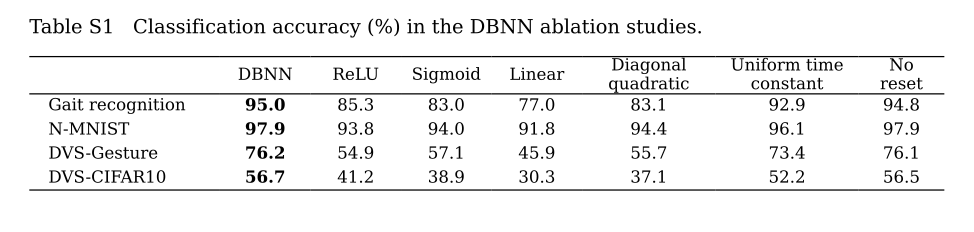

Source code (Python):
import csv
import os
from decimal import Decimal, ROUND_HALF_UP
from pathlib import Path
import matplotlib
matplotlib.use("Agg")
import matplotlib.pyplot as plt

import numpy as np
import torch
from torch import nn
import torch.nn.functional as F


class FixedBilinear(nn.Module):
    def __init__(self):
        super().__init__()
        self.weight = nn.Parameter(torch.empty(1, 500, 500), requires_grad=False)
        self.register_buffer("bias", torch.empty(1))


class FixedCore(nn.Module):
    def __init__(self, variant, dt):
        super().__init__()
        self.variant = variant
        self.dt = float(dt)
        for name in ("tau_rise", "tau_decay", "omega"):
            self.register_parameter(name, nn.Parameter(torch.empty(500), requires_grad=False))
        for name in ("v_th", "reset_amp", "tau_reset"):
            self.register_parameter(name, nn.Parameter(torch.empty(()), requires_grad=False))
        self.bilinear = FixedBilinear()
        if variant in ("relu", "sigmoid", "linear", "diagonal_quadratic"):
            self.nonlinear_weight = nn.Parameter(torch.empty(500), requires_grad=False)
            self.nonlinear_bias = nn.Parameter(torch.empty(()), requires_grad=False)
            self.nonlinear_scale = nn.Parameter(torch.empty(()), requires_grad=False)
            self.diagonal_quadratic_weight = nn.Parameter(torch.empty(500), requires_grad=False)

    def forward(self, inputs):
        steps = inputs.shape[-1]
        lag = (torch.arange(steps, dtype=inputs.dtype, device=inputs.device) * self.dt - 0.5).clamp_min(0)
        kernels = self.omega[:, None] * (1.0 - torch.exp(-lag / self.tau_rise[:, None])) * torch.exp(-lag / self.tau_decay[:, None])
        size = 1 << (2 * steps - 2).bit_length()
        filtered = torch.fft.irfft(torch.fft.rfft(inputs, n=size, dim=-1) * torch.fft.rfft(kernels, n=size, dim=-1)[None], n=size, dim=-1)[..., :steps].transpose(1, 2)
        drive = filtered.sum(dim=-1) + self.bilinear.bias
        if self.variant in ("dbnn", "uniform_tau", "no_reset"):
            weight = self.bilinear.weight[0].to(filtered.dtype)
            weight = weight - torch.diag_embed(weight.diagonal())
            drive = drive + torch.einsum("bti,ij,btj->bt", filtered, weight, filtered)
        elif self.variant == "diagonal_quadratic":
            drive = drive + (filtered.square() * self.diagonal_quadratic_weight).sum(dim=-1)
        elif self.variant in ("relu", "sigmoid"):
            projection = (filtered * self.nonlinear_weight).sum(dim=-1) + self.nonlinear_bias
            drive = drive + self.nonlinear_scale * (F.relu(projection) if self.variant == "relu" else torch.sigmoid(projection))
        elif self.variant != "linear":
            raise ValueError(self.variant)
        if self.variant == "no_reset" or bool(torch.all(drive < self.v_th)):
            return drive
        alpha = torch.exp(-torch.tensor(self.dt, dtype=drive.dtype, device=drive.device) / self.tau_reset.abs().clamp_min(1e-4))
        reset = torch.zeros(inputs.shape[0], device=inputs.device, dtype=inputs.dtype)
        values = []
        for step in range(steps):
            voltage = drive[:, step] + reset
            spike = (voltage >= self.v_th).to(voltage.dtype)
            reset = alpha * reset - self.reset_amp.abs() * spike
            values.append(voltage)
        return torch.stack(values, dim=-1)


class LocalEncoder(nn.Module):
    def __init__(self, dataset):
        super().__init__()
        self.dataset = dataset
        self.feature_maps = 8
        self.convolutions = nn.Sequential(nn.Conv2d(2, 96, 3, padding=1, groups=2), nn.GELU(), nn.Conv2d(96, 128, 3, padding=1, groups=2), nn.GELU(), nn.Conv2d(128, 16, 1, groups=2))
        self.node_mix_logits = nn.Parameter(torch.empty(2, 250, 8))
        self.log_input_gain = nn.Parameter(torch.empty(2))
        self.register_buffer("synapse_to_node", torch.empty(500, dtype=torch.int64))

    def forward(self, inputs):
        batch, steps = inputs.shape[:2]
        if self.dataset == "gait_recognition":
            frames = inputs.float().reshape(batch * steps, 1, 48, 30) / 255.0
            frames = F.adaptive_avg_pool2d(frames, (16, 16)).repeat(1, 2, 1, 1)
        else:
            frames = inputs.float().reshape(batch * steps, 2, 7, 7)[:, [1, 0]]
        frames = torch.sigmoid(self.convolutions(frames))
        if frames.shape[-2:] != (16, 16):
            frames = F.interpolate(frames, size=(16, 16), mode="bilinear", align_corners=False)
        frames = frames.reshape(batch * steps, 2, self.feature_maps, 256)[..., :250]
        weights = self.node_mix_logits.softmax(dim=-1)
        nodes = torch.einsum("bpkm,pmk->bpm", frames, weights)
        gains = self.log_input_gain.exp().clamp(1e-7, 0.2)
        nodes = (nodes * gains[None, :, None]).reshape(batch, steps, 500)
        return nodes[:, :, self.synapse_to_node].transpose(1, 2)


class LocalDBNN(nn.Module):
    def __init__(self, dataset, variant="dbnn"):
        super().__init__()
        self.dataset = dataset
        self.phases = 20 if dataset == "gait_recognition" else 49
        self.front = LocalEncoder(dataset)
        dt = 2.0 if dataset == "gait_recognition" else 1.0 if dataset == "dvs_gesture" else 10.0
        self.core = FixedCore(variant, dt)
        output_steps = 1000 if dataset == "gait_recognition" else 980
        classes = 11 if dataset == "dvs_gesture" else 10
        self.classifier = nn.Linear(output_steps, classes)
        self.logit_gain = nn.Parameter(torch.empty(()))

    def features_before_classifier(self, inputs):
        encoded = self.front(inputs)
        node_phase = torch.div(torch.arange(250, device=encoded.device) * self.phases, 250, rounding_mode="floor").repeat(2)
        synapse_phase = node_phase[self.front.synapse_to_node]
        phase_mask = F.one_hot(synapse_phase, num_classes=self.phases).to(encoded.dtype)
        encoded = (encoded.unsqueeze(-1) * phase_mask[None, :, None, :]).reshape(encoded.shape[0], 500, -1)
        if encoded.shape[-1] != self.classifier.in_features:
            encoded = F.interpolate(encoded, size=self.classifier.in_features, mode="linear", align_corners=False)
        trace = self.core(encoded)
        return (trace - self.core.bilinear.bias) / 0.3

    def forward(self, inputs):
        return self.classifier(self.features_before_classifier(inputs)) * self.logit_gain




SCRIPT_DIR = Path(__file__).resolve().parent
ROOT = Path(__file__).resolve().parents[3]
DATA = ROOT / "nc_final_data/TableS1/TableS1"
SOURCE = ROOT / "nc_final_source_data/TableS1/TableS1"
DATASETS = ("gait_recognition", "nmnist", "dvs_gesture", "dvs_cifar10")
DATASET_LABELS = ("Gait recognition", "N-MNIST", "DVS-Gesture", "DVS-CIFAR10")
VARIANTS = ("dbnn", "relu", "sigmoid", "linear", "diagonal_quadratic", "uniform_tau", "no_reset")
VARIANT_LABELS = ("DBNN", "ReLU", "Sigmoid", "Linear", "Diagonal\nquadratic", "Uniform time\nconstant", "No\nreset")


def draw_table(strings):
    plt.rcParams.update({"font.family": "DejaVu Serif"})
    fig, ax = plt.subplots(figsize=(12.3, 2.75))
    ax.set_axis_off()
    ax.text(0.02, 0.96, "Table S1   Classification accuracy (%) in the DBNN ablation studies.", transform=ax.transAxes, fontsize=14, va="top")
    cells = [[label, *row] for label, row in zip(DATASET_LABELS, strings)]
    table = ax.table(cellText=cells, colLabels=["", *VARIANT_LABELS], cellLoc="center", colWidths=[0.20, 0.095, 0.095, 0.095, 0.095, 0.14, 0.15, 0.09], bbox=[0.02, 0.15, 0.96, 0.63])
    table.auto_set_font_size(False)
    table.set_fontsize(12)
    for (row, column), cell in table.get_celld().items():
        cell.visible_edges = ""
        if row == 0:
            cell.set_height(cell.get_height() * 1.55)
            cell.visible_edges = "TB"
            cell.set_linewidth(0.9)
        elif row == len(DATASETS):
            cell.visible_edges = "B"
            cell.set_linewidth(0.9)
        if row > 0 and column == 0:
            cell.get_text().set_ha("left")
        if row > 0 and column == 1:
            cell.get_text().set_weight("bold")
    fig.savefig(SCRIPT_DIR / "TableS1.pdf", format="pdf", bbox_inches="tight")
    plt.close(fig)






def write_table(path, columns, runs, means, stds):
    values = np.asarray(runs)
    if values.ndim != 2 or values.shape[0] != len(columns) or len(means) != len(columns) or len(stds) != len(columns):
        raise ValueError("Unexpected source table shape")
    path.parent.mkdir(parents=True, exist_ok=True)
    temporary = path.with_name(f".{path.name}.{os.getpid()}.tmp")
    try:
        with temporary.open("w", encoding="utf-8", newline="") as stream:
            writer = csv.writer(stream)
            writer.writerow(["run", *columns])
            for index in range(values.shape[1]):
                writer.writerow([f"run_{index + 1}", *values[:, index]])
            writer.writerow(["mean", *means])
            writer.writerow(["std", *stds])
        os.replace(temporary, path)
    finally:
        if temporary.exists():
            temporary.unlink()


def main():
    torch.set_num_threads(4)
    torch.backends.cuda.matmul.allow_tf32 = False
    torch.backends.cudnn.allow_tf32 = False
    device = torch.device("cuda" if torch.cuda.is_available() else "cpu")
    means = np.empty((len(DATASETS), len(VARIANTS)), dtype=np.float64)
    run_accuracies = np.empty((len(DATASETS), len(VARIANTS), 5), dtype=np.float64)
    texts = []
    for dataset_index, dataset in enumerate(DATASETS):
        folder = DATA / dataset
        inputs = torch.from_numpy(np.load(folder / "test_input.npy", allow_pickle=False)).to(device)
        labels = torch.from_numpy(np.load(folder / "test_label.npy", allow_pickle=False)).long().to(device)
        row = []
        with torch.inference_mode():
            for variant_index, variant in enumerate(VARIANTS):
                counts = []
                for run in range(1, 6):
                    checkpoint = torch.load(folder / variant / f"checkpoint_{run}.pt", map_location="cpu", weights_only=True)
                    if set(checkpoint) != {"model_state"}:
                        raise ValueError("Unexpected checkpoint fields")
                    model = LocalDBNN(dataset, variant).to(device).eval()
                    model.load_state_dict(checkpoint["model_state"], strict=True)
                    correct = 0
                    for start in range(0, len(labels), 32):
                        predictions = model(inputs[start:start + 32].float()).argmax(dim=1)
                        correct += int((predictions == labels[start:start + 32]).sum())
                    counts.append(correct)
                    print(dataset, variant, run, correct, len(labels), flush=True)
                run_accuracies[dataset_index, variant_index] = np.asarray(counts, dtype=np.float64) * 100.0 / len(labels)
                value = Decimal(100) * Decimal(sum(counts)) / Decimal(5 * len(labels))
                means[dataset_index, variant_index] = float(value)
                row.append(str(value.quantize(Decimal("0.1"), rounding=ROUND_HALF_UP)))
        texts.append(row)
    columns = [f"{dataset}_{variant}_accuracy_percent" for dataset in DATASETS for variant in VARIANTS]
    stds = run_accuracies.std(axis=2, ddof=1)
    write_table(SOURCE / "TableS1.csv", columns, run_accuracies.reshape(len(columns), 5), means.reshape(-1), stds.reshape(-1))
    draw_table(texts)


if __name__ == "__main__":
    main()
